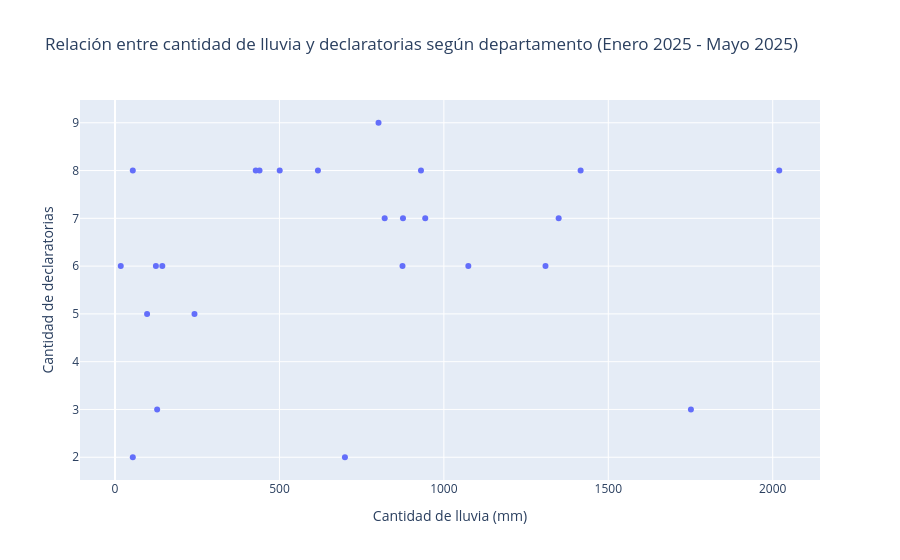

The notebook cell saved with this chart:
### Markdown cell above
En el gráfico se puede observar que los 10 departamentos con mayor cantidad de lluvia acumulada en mm, durante los meses de enero a mayo del 2025, fueron Loreto, Madre de Dios, Áncash, Junín, Ucayali, Puno, San Martín, Huancavelica, Cajamarca y Pasco.

### Code cell
# Grafico de dispersión de la relación entre la cantidad de lluvia y las declaratorias según departamento

decla_lluvia =px.scatter(tabla[tabla["declaratorias"] > 0],
                x="lluvia_total_mm", y="declaratorias",
                hover_name="departamento",
                title="Relación entre cantidad de lluvia y declaratorias según departamento (Enero 2025 - Mayo 2025)",
                labels={"lluvia_total_mm": "Cantidad de lluvia (mm)", "declaratorias": "Cantidad de declaratorias"})

decla_lluvia.show()

### Figure 1 — Plotly figure (JSON) as saved in the notebook; plotly's stock layout.template omitted (floating-point values rounded to 4 significant figures)
{"data": [{"hovertemplate": "<b>%{hovertext}</b><br><br>Cantidad de lluvia (mm)=%{x}<br>Cantidad de declaratorias=%{y}<extra></extra>", "hovertext": ["Amazonas", "Áncash", "Apurímac", "Arequipa", "Ayacucho", "Cajamarca", "Callao", "Cusco", "Huancavelica", "Huánuco", "Ica", "Junín", "La Libertad", "Lambayeque", "Lima", "Loreto", "Madre de Dios", "Moquegua", "Pasco", "Piura", "Puno", "San Martín", "Tacna", "Tumbes", "Ucayali"], "legendgroup": "", "marker": {"color": "#636efa", "symbol": "circle"}, "mode": "markers", "name": "", "orientation": "v", "showlegend": false, "type": "scatter", "x": [427.9, 1416.0, 820.0, 439.4, 500.8, 875.7, 54.0, 801.3, 930.4, 617.0, 124.3, 1349.0, 143.8, 128.1, 54.0, 2020.0, 1751.0, 97.5, 874.2, 241.6, 1074.0, 943.3, 17.4, 699.1, 1309.0], "xaxis": "x", "y": [8, 8, 7, 8, 8, 7, 2, 9, 8, 8, 6, 7, 6, 3, 8, 8, 3, 5, 6, 5, 6, 7, 6, 2, 6], "yaxis": "y"}], "layout": {"legend": {"tracegroupgap": 0}, "title": {"text": "Relación entre cantidad de lluvia y declaratorias según departamento (Enero 2025 - Mayo 2025)"}, "xaxis": {"anchor": "y", "domain": [0, 1], "title": {"text": "Cantidad de lluvia (mm)"}}, "yaxis": {"anchor": "x", "domain": [0, 1], "title": {"text": "Cantidad de declaratorias"}}}}
